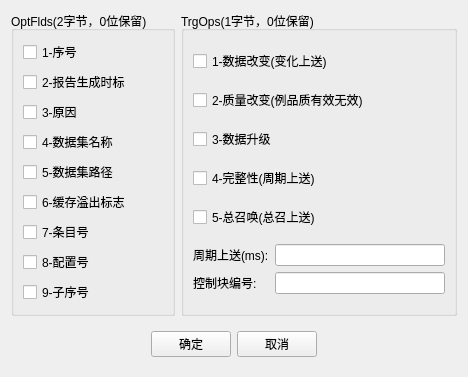
<?xml version="1.0" encoding="UTF-8"?>
<ui version="4.0">
 <class>QSttMmsBrcbCtrlWidget</class>
 <widget class="QWidget" name="QSttMmsBrcbCtrlWidget">
  <property name="geometry">
   <rect>
    <x>0</x>
    <y>0</y>
    <width>468</width>
    <height>271</height>
   </rect>
  </property>
  <property name="windowTitle">
   <string>Form</string>
  </property>
  <layout class="QVBoxLayout" name="verticalLayout_3">
   <item>
    <layout class="QHBoxLayout" name="m_horzLayout">
     <item>
      <widget class="QGroupBox" name="m_grpOptFlds">
       <property name="title">
        <string>OptFlds(2字节，0位保留)</string>
       </property>
       <layout class="QVBoxLayout" name="verticalLayout">
        <item>
         <widget class="QCheckBox" name="m_chkOptFlds_1">
          <property name="text">
           <string>1-序号</string>
          </property>
         </widget>
        </item>
        <item>
         <widget class="QCheckBox" name="m_chkOptFlds_2">
          <property name="text">
           <string>2-报告生成时标</string>
          </property>
         </widget>
        </item>
        <item>
         <widget class="QCheckBox" name="m_chkOptFlds_3">
          <property name="text">
           <string>3-原因</string>
          </property>
         </widget>
        </item>
        <item>
         <widget class="QCheckBox" name="m_chkOptFlds_4">
          <property name="text">
           <string>4-数据集名称</string>
          </property>
         </widget>
        </item>
        <item>
         <widget class="QCheckBox" name="m_chkOptFlds_5">
          <property name="text">
           <string>5-数据集路径</string>
          </property>
         </widget>
        </item>
        <item>
         <widget class="QCheckBox" name="m_chkOptFlds_6">
          <property name="text">
           <string>6-缓存溢出标志</string>
          </property>
         </widget>
        </item>
        <item>
         <widget class="QCheckBox" name="m_chkOptFlds_7">
          <property name="text">
           <string>7-条目号</string>
          </property>
         </widget>
        </item>
        <item>
         <widget class="QCheckBox" name="m_chkOptFlds_8">
          <property name="text">
           <string>8-配置号</string>
          </property>
         </widget>
        </item>
        <item>
         <widget class="QCheckBox" name="m_chkOptFlds_9">
          <property name="text">
           <string>9-子序号</string>
          </property>
         </widget>
        </item>
       </layout>
      </widget>
     </item>
     <item>
      <widget class="QGroupBox" name="m_grpTrgOps">
       <property name="title">
        <string>TrgOps(1字节，0位保留)</string>
       </property>
       <layout class="QVBoxLayout" name="verticalLayout_2">
        <item>
         <widget class="QCheckBox" name="m_chkTrgOps_1">
          <property name="text">
           <string>1-数据改变(变化上送)</string>
          </property>
         </widget>
        </item>
        <item>
         <widget class="QCheckBox" name="m_chkTrgOps_2">
          <property name="text">
           <string>2-质量改变(例品质有效无效)</string>
          </property>
         </widget>
        </item>
        <item>
         <widget class="QCheckBox" name="m_chkTrgOps_3">
          <property name="text">
           <string>3-数据升级</string>
          </property>
         </widget>
        </item>
        <item>
         <widget class="QCheckBox" name="m_chkTrgOps_4">
          <property name="text">
           <string>4-完整性(周期上送)</string>
          </property>
         </widget>
        </item>
        <item>
         <widget class="QCheckBox" name="m_chkTrgOps_5">
          <property name="text">
           <string>5-总召唤(总召上送)</string>
          </property>
         </widget>
        </item>
        <item>
         <layout class="QGridLayout" name="m_gridLayoutTrgOps">
          <item row="0" column="0">
           <widget class="QLabel" name="m_lblCycle">
            <property name="text">
             <string>周期上送(ms):</string>
            </property>
           </widget>
          </item>
          <item row="0" column="1">
           <widget class="QLineEdit" name="m_edtCycle"/>
          </item>
          <item row="1" column="0">
           <widget class="QLabel" name="m_lblCrcbIndex">
            <property name="text">
             <string>控制块编号:</string>
            </property>
           </widget>
          </item>
          <item row="1" column="1">
           <widget class="QLineEdit" name="m_edtBrcbIndex"/>
          </item>
         </layout>
        </item>
       </layout>
      </widget>
     </item>
    </layout>
   </item>
   <item>
    <layout class="QHBoxLayout" name="m_horzLayoutCtrl">
     <property name="topMargin">
      <number>9</number>
     </property>
     <property name="bottomMargin">
      <number>9</number>
     </property>
     <item>
      <spacer name="m_wgtLeft">
       <property name="orientation">
        <enum>Qt::Horizontal</enum>
       </property>
       <property name="sizeHint" stdset="0">
        <size>
         <width>40</width>
         <height>20</height>
        </size>
       </property>
      </spacer>
     </item>
     <item>
      <widget class="QPushButton" name="m_btnOK">
       <property name="text">
        <string>确定</string>
       </property>
      </widget>
     </item>
     <item>
      <widget class="QPushButton" name="m_btnCancel">
       <property name="text">
        <string>取消</string>
       </property>
      </widget>
     </item>
     <item>
      <spacer name="m_wgtRight">
       <property name="orientation">
        <enum>Qt::Horizontal</enum>
       </property>
       <property name="sizeHint" stdset="0">
        <size>
         <width>40</width>
         <height>20</height>
        </size>
       </property>
      </spacer>
     </item>
    </layout>
   </item>
  </layout>
 </widget>
 <resources/>
 <connections/>
</ui>
